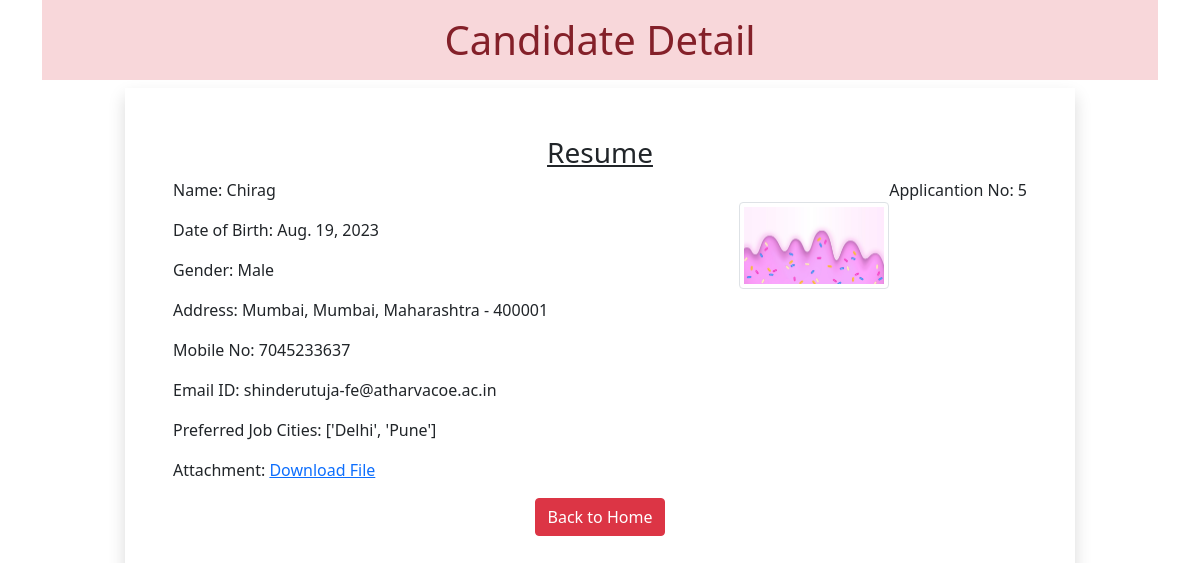
The page /5 on the database its author committed.
### myapp/models.py (models this page shows)
class Resume(models.Model):
    name=models.CharField(max_length=100)
    dob=models.DateField(auto_now=False,auto_now_add=False)
    gender=models.CharField(max_length=100)
    locality=models.CharField(max_length=100)
    city=models.CharField(max_length=100)
    pin=models.PositiveIntegerField()
    state=models.CharField(choices=STATE_CHOICES,max_length=50)
    mobile=models.PositiveIntegerField()
    email=models.EmailField()
    job_city=models.CharField(max_length=50)
    profile_image=models.ImageField(upload_to='profileimg',blank=True)
    my_resume=models.FileField(upload_to='doc',blank=True)

### myapp/views.py (the view)
# urls.py: path('<int:pk>', views.CandidateView.as_view(), name='candidate')
class CandidateView(View):
 def get(self, request, pk):
  candidate = Resume.objects.get(pk=pk)
  return render(request, 'myapp/candidate.html', {'candidate':candidate})

### myapp/templates/myapp/candidate.html (shortened to what this page needs)
<!DOCTYPE html>
<html lang="en">
<head>
  <link href="https://cdn.jsdelivr.net/npm/bootstrap@5.0.0-beta2/dist/css/bootstrap.min.css" rel="stylesheet">
</head>
<body>
  <div class="container">
   <h1 class="alert-danger text-center p-3">Candidate Detail</h1>
   <div class="row">
    <div class="col-sm-10 shadow p-5 offset-sm-1">
     <h3 class="text-center"><u>Resume</u></h3>
     <p class="float-end">Applicantion No: {{candidate.id}}</p>
     <img src="{{candidate.profile_image.url}}" alt="" class="img-fluid img-thumbnail float-end mt-4" width="150" height="150">
     <p>Name: {{candidate.name}}</p>
     <p>Date of Birth: {{candidate.dob}}</p>
     <p>Gender: {{candidate.gender}}</p>
     <p>Address: {{candidate.locality}}, {{candidate.city}}, {{candidate.state}} - {{candidate.pin}}</p>
     <p>Mobile No: {{candidate.mobile}}</p>
     <p>Email ID: {{candidate.email}}</p>
     <p>Preferred Job Cities: {{candidate.job_city}}</p>
     <p>Attachment: <a href="{{candidate.my_resume.url}}">Download File</a></p>
    <div class="text-center">
     <a href="/" class="btn btn-danger">Back to Home</a>
    </div>
    </div>
   </div>
  </div>
</body>
</html>

### rows shown on the page
Resume: id "5", profile_image (picture), name "Chirag", dob "Aug. 19, 2023", gender "Male", locality "Mumbai", city "Mumbai", state "Maharashtra", pin "400001", mobile "7045233637", email "shinderutuja-fe@atharvacoe.ac.in", job_city "['Delhi', 'Pune']"
